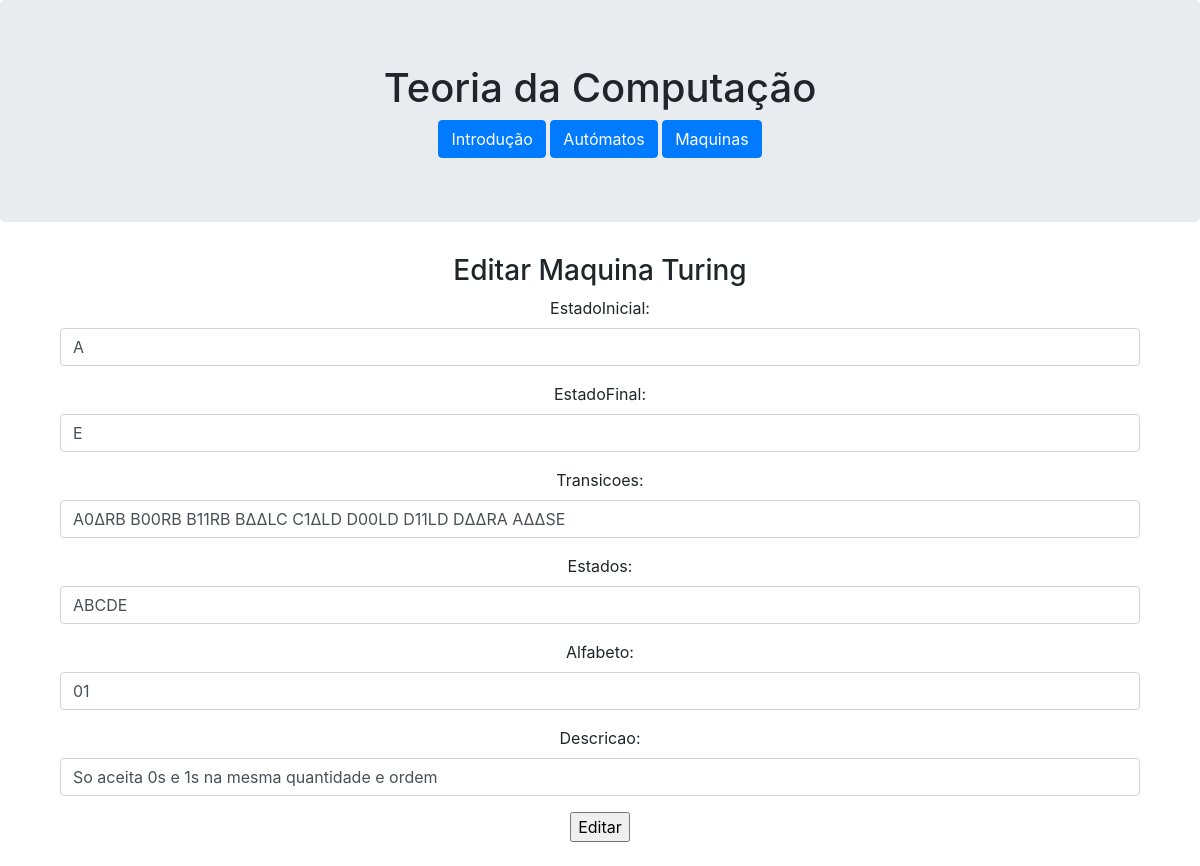
Page /editarmt/19 on the committed database.
### automatos/models.py (models this page shows, shortened)
class MTuring(models.Model):
    EstadoInicial = models.CharField(max_length=10000, default='A')
    EstadoFinal = models.CharField(max_length=10000, default='A')
    Transicoes = models.CharField(max_length=10000, default='A')
    Estados = models.CharField(max_length=10000, default='A')
    Alfabeto = models.CharField(max_length=10000, default='A')
    Descricao = models.CharField(max_length=10000, default='A')

### automatos/views.py (the view)
# urls.py: path('editarmt/<int:mt_id>', views.editarmt_page_view, name='editarmt'),
def editarmt_page_view(request, mt_id):
	mt = MTuring.objects.get(id=mt_id)
	form = MTuringForm(request.POST or None, instance=mt)
	if form.is_valid():
		form.save()
		UltimoMT = MTuring.objects.all().count() - 1
		desenha_mt(UltimoMT)
		return HttpResponseRedirect(reverse('automatos:mturing'))
	context = {'form': form, 'mt_id': mt_id}
	return render(request, 'automatos/editarmt.html', context)

### automatos/forms.py
class MTuringForm(ModelForm):
    class Meta:
        model = MTuring
        fields = '__all__'
        widgets = {
            'EstadoInicial': forms.TextInput(attrs={'class':'form-control', 'placeholder': 'descrição da MT...'}),
            'EstadoFinal': forms.TextInput(attrs={'class': 'form-control', 'placeholder': 'descrição da MT...'}),
            'Alfabeto': forms.TextInput(attrs={'class': 'form-control', 'placeholder': 'descrição da MT...'}),
            'Transicoes': forms.TextInput(attrs={'class': 'form-control', 'placeholder': 'descrição da MT...'}),
            'Descricao': forms.TextInput(attrs={'class': 'form-control', 'placeholder': 'descrição da MT...'}),
            'Estados': forms.TextInput(attrs={'class': 'form-control', 'placeholder': 'descrição da MT...'}),
        }

### automatos/templates/automatos/editarmt.html (shortened to what this page needs)
{% extends 'automatos/layout.html' %}
{% block main %}
    <h3>Editar Maquina Turing</h3>
    <form method="POST" action="{% url 'automatos:editarmt' mt_id %}">
        {{ form.as_p }}
    <input type="submit" value="Editar">
    </form>
{% endblock %}

### rows in the picture
MTuring: EstadoInicial "A", EstadoFinal "E", Transicoes "A0ΔRB B00RB B11RB BΔΔLC C1ΔLD D00LD D11LD DΔΔRA AΔΔSE", Estados "ABCDE", Alfabeto "01", Descricao "So aceita 0s e 1s na mesma quantidade e ordem"
